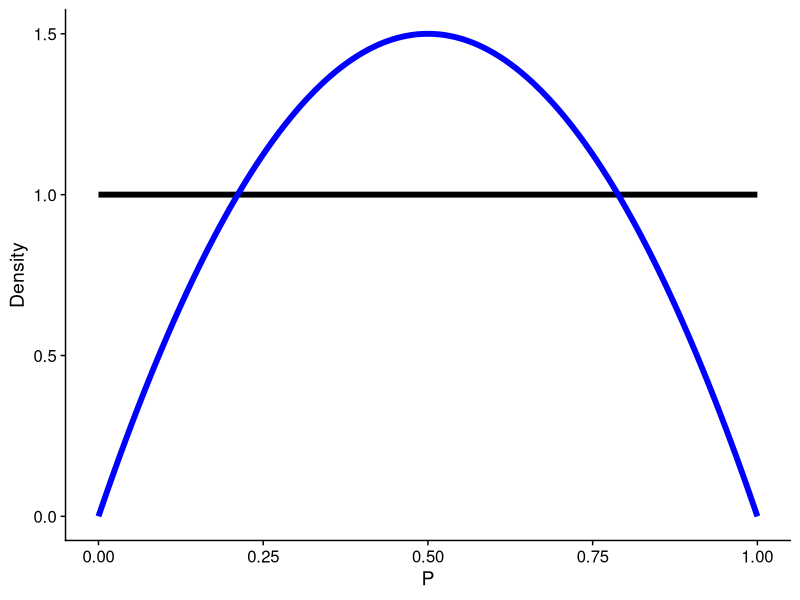
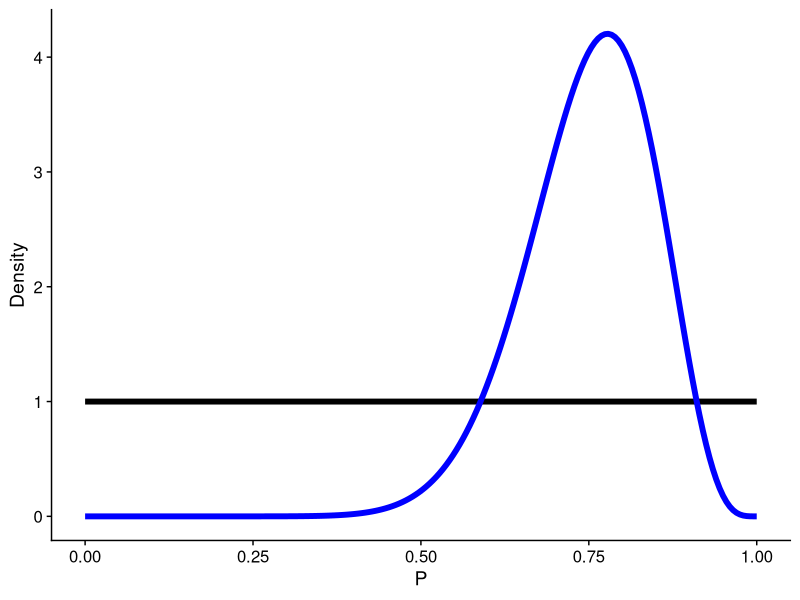
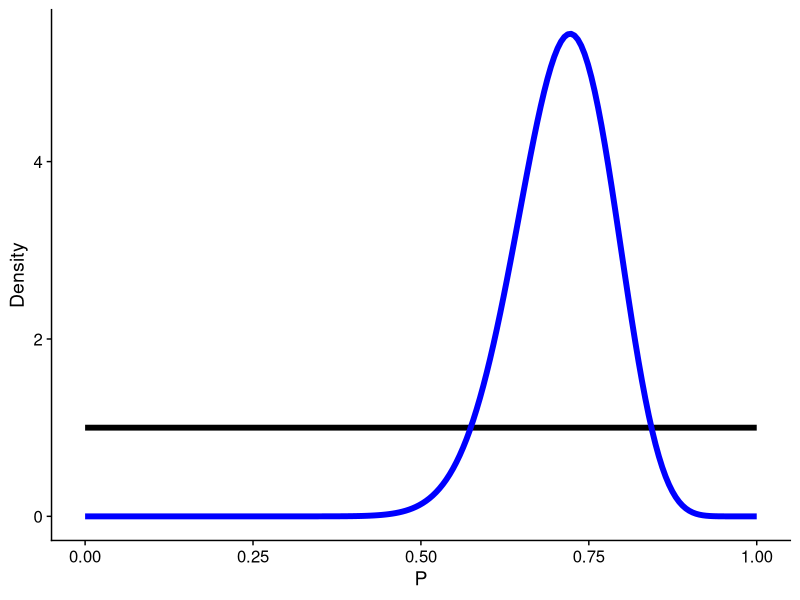
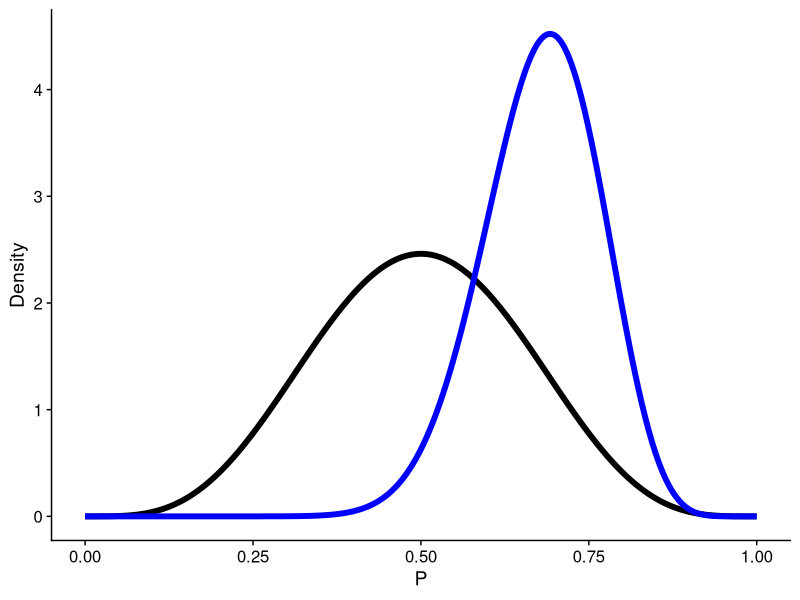
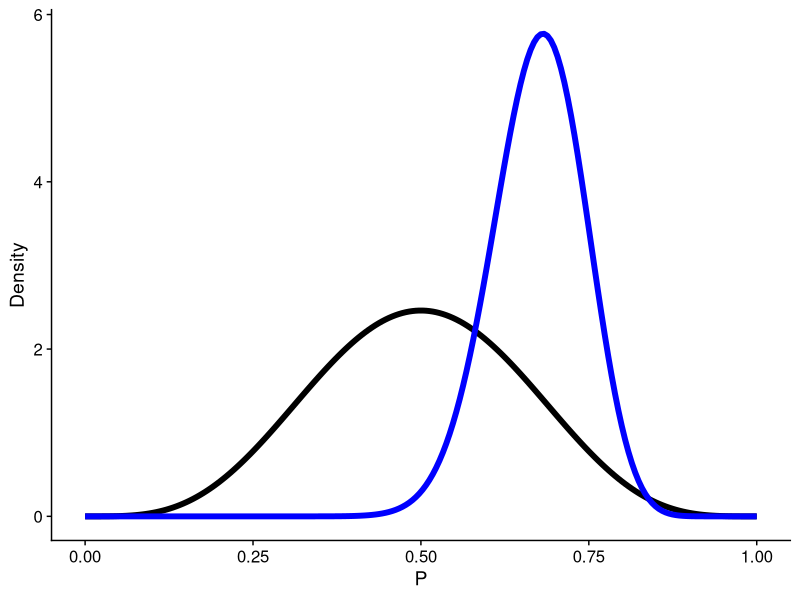
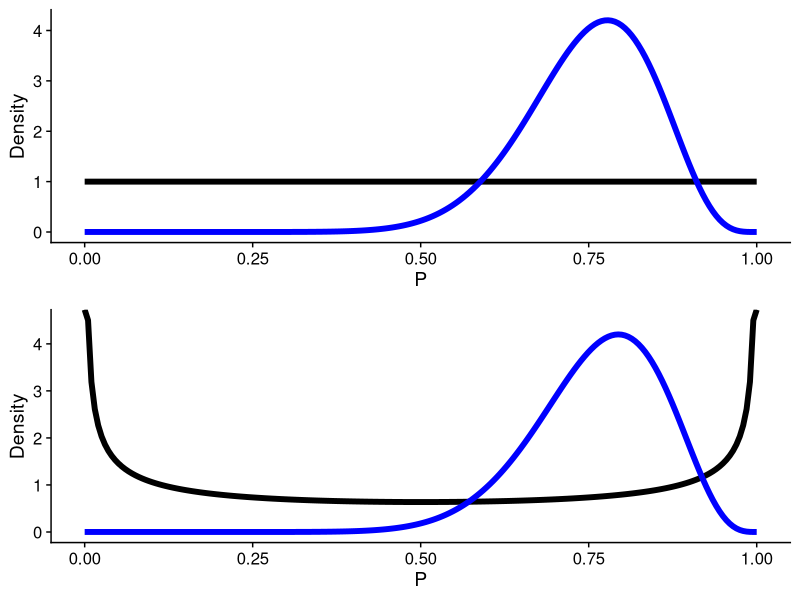
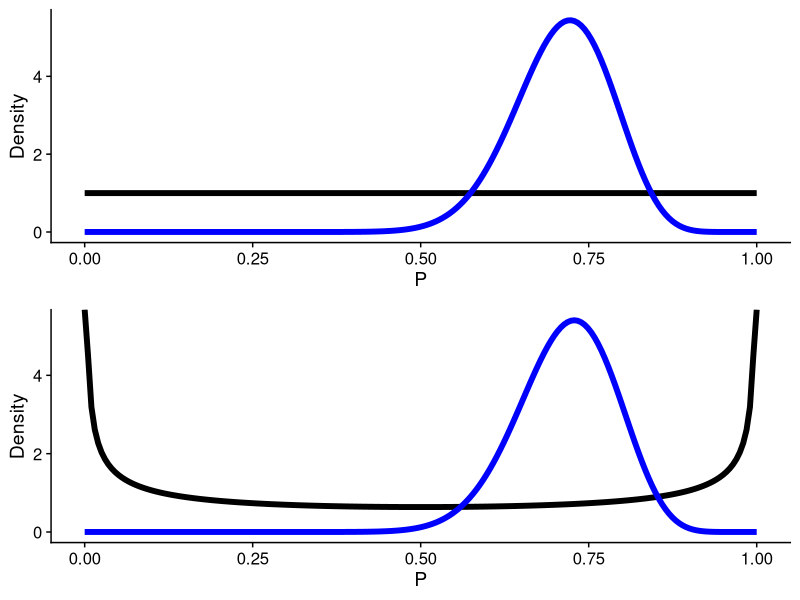
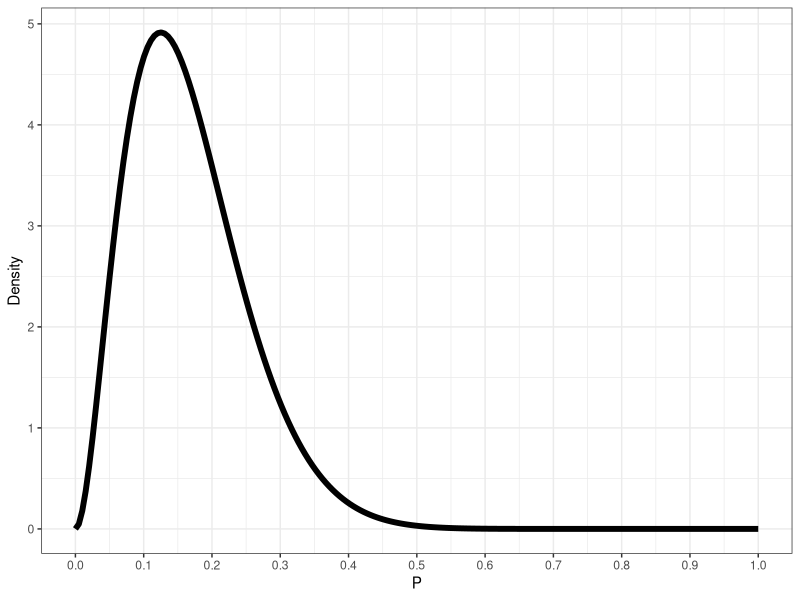

These figures' R source, in order:
## ---- chunk 1
#| echo: false
#| message: false
#| warning: false

library(tidyverse)
library(cowplot)

theme_set(theme_cowplot())
# Required files for this problem set:

## ---- chunk 2
# Experiment 1
chisq.test(c(14, 4))

# Experiment 2
chisq.test(c(26, 10))
## ---- chunk 3
prior_post_beta <- function(a1, b1, a2, b2) {
  ggplot() +
    geom_line(
      data = tibble(
        P = seq(0, 1, length.out = 200),
        Density = dbeta(P, shape1 = a1, shape2 = b1)
      ),
      aes(P, Density),
      linewidth = 2
    ) +
    geom_line(
      data = tibble(
        P = seq(0, 1, length.out = 200),
        Density = dbeta(P, shape1 = a2, shape2 = b2)
      ),
      aes(P, Density),
      color = "blue",
      linewidth = 2
    )
}

## ---- chunk 4
# FIXME
prior_post_beta(1, 1, 2, 2)
## ---- chunk 5
# FIXME

prior_post_beta(1, 1, 15, 5)
## ---- chunk 6
# FIXME

exp1 <- rbeta(1e4, 15, 5)
quantile(exp1, probs = c(0.025, 0.5, 0.975))
## ---- chunk 7
# FIXME

prior_post_beta(1, 1, 27, 11)

exp2 <- rbeta(1e4, 27, 11)
quantile(exp2, probs = c(0.025, 0.5, 0.975))
## ---- chunk 8
# FIXME

# Experiment 1
prior_post_beta(5, 5, 19, 9)

exp1 <- rbeta(1e4, 19, 9)
quantile(exp1, probs = c(0.025, 0.5, 0.975))

# Experiment 2
prior_post_beta(5, 5, 31, 15)

exp2 <- rbeta(1e4, 31, 15)
quantile(exp2, probs = c(0.025, 0.5, 0.975))
## ---- chunk 9
# FIXME

# Experiment 1
plot_grid(
  prior_post_beta(1, 1, 15, 5),
  prior_post_beta(0.5, 0.5, 14.5, 4.5),
  nrow = 2
)

exp1 <- rbeta(1e4, 14.5, 4.5)
quantile(exp1, probs = c(0.025, 0.5, 0.975))

# Experiment 2
plot_grid(
  prior_post_beta(1, 1, 27, 11),
  prior_post_beta(0.5, 0.5, 26.5, 10.5),
  nrow = 2
)

exp2 <- rbeta(1e4, 26.5, 10.5)
quantile(exp2, probs = c(0.025, 0.5, 0.975))
## ---- chunk 10
# FIXME

ggplot() +
  geom_line(
    data = tibble(
      P = seq(0, 1, length.out = 200),
      Density = dbeta(P, shape1 = 3, shape2 = 15)
    ),
    aes(P, Density),
    linewidth = 2
  ) +
  scale_x_continuous(breaks = seq(0, 1, by = 0.1)) +
  theme_bw()
## ---- chunk 11
# FIXME

set.seed(38277983)

propLW <- 0.3
Nsamp <- 100
WP <- rbinom(Nsamp, 1, propLW)

muP <- mean(WP)

mod <- summary(glm(WP ~ 1, family = binomial))
estL <- 1 / (1 + exp(-coef(mod)[1]))

SEp <- 1.96 * sqrt((muP * (1 - muP)) / Nsamp)

CI_dat <- tibble(index = 1, mu = muP, lower = muP - SEp, upper = muP + SEp)

CI_dat |>
  ggplot() +
  geom_point(aes(mu, index)) +
  geom_segment(aes(y = index, yend = index, x = lower, xend = upper)) +
  geom_vline(xintercept = propLW, color = "steelblue") +
  xlim(c(0, 1))
## ---- chunk 12
# FIXME

niter <- 100
CI_dat <- tibble(
  index = seq(1, niter),
  mu = numeric(length = niter),
  lower = numeric(length = niter),
  upper = numeric(length = niter)
)

for (ii in 1:niter) {
  WP <- rbinom(Nsamp, 1, propLW)

  muP <- mean(WP)

  SEp <- 1.96 * sqrt((muP * (1 - muP)) / Nsamp)

  CI_dat[ii, ] <- tibble(
    index = ii,
    mu = muP,
    lower = muP - SEp,
    upper = muP + SEp
  )
}

CI_dat |>
  ggplot() +
  geom_point(aes(mu, index)) +
  geom_segment(aes(y = index, yend = index, x = lower, xend = upper)) +
  geom_vline(xintercept = propLW, color = "steelblue") +
  xlim(c(0, 1))
## ---- chunk 13
# FIXME

CI_doesnt_include_P <- numeric(niter)

for (ii in 1:niter) {
  CI_doesnt_include_P[ii] <-
    if_else(CI_dat$lower[ii] > 0.3 | CI_dat$upper[ii] < 0.3, 1, 0)
}
mean(CI_doesnt_include_P)
## ---- chunk 14
# FIXME

chiT <- chisq.test(c(32, 18), p = c(0.75, 0.25))
chiT

obs.s <- chiT$statistic
obs.p <- chiT$p.value
## ---- chunk 15
# FIXME

niter <- 1000
chiT.set <- numeric(length = niter)

for (ii in 1:niter) {
  propLW <- 0.75
  Nsamp <- 50
  WP <- rbinom(Nsamp, 1, propLW)

  LWSW <- c(sum(WP), Nsamp - sum(WP))
  chiT.set[ii] <- chisq.test(LWSW, p = c(0.75, 0.25))$statistic
}
## ---- chunk 16
# FIXME

length(which(chiT.set >= obs.s)) / niter
